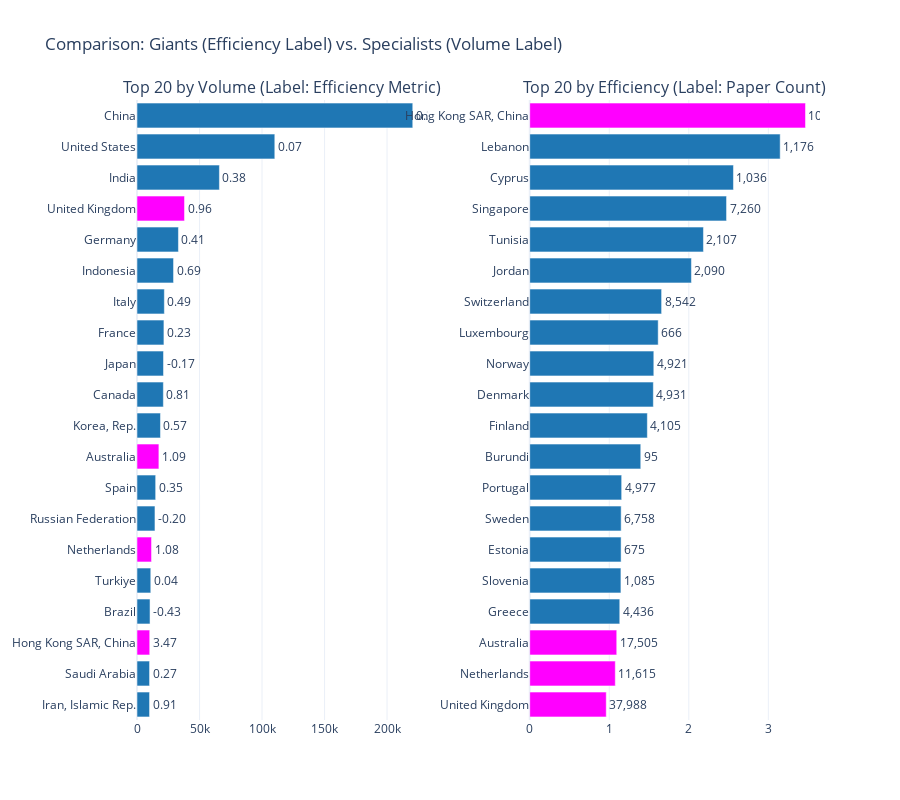

The notebook cell this image was saved under:
### Code cell
# Prepare the Data
# Top 20 by Volume
top_vol = data_api_topics.sort_values(by='AI_paper_count', ascending=False).head(20)
top_vol = top_vol.sort_values(by='AI_paper_count', ascending=True)

# Top 20 by Metric
top_eff = data_api_topics.sort_values(by='research_metric_AI', ascending=False).head(20)
top_eff = top_eff.sort_values(by='research_metric_AI', ascending=True)

# We highlight countries appearing in both lists
overlap_countries = set(top_vol['Country']).intersection(set(top_eff['Country']))
def get_color(country):
    return '#FF00FF' if country in overlap_countries else '#1f77b4'

# Create subplots
fig = make_subplots(
    rows=1, cols=2,
    subplot_titles=("Top 20 by Volume (Label: Efficiency Metric)", "Top 20 by Efficiency (Label: Paper Count)"),
    horizontal_spacing=0.15
)

# LEFT CHART (Volume)
fig.add_trace(
    go.Bar(
        x=top_vol['AI_paper_count'],
        y=top_vol['Country'],
        orientation='h',
        marker_color=[get_color(c) for c in top_vol['Country']],
        text=top_vol['research_metric_AI'],
        texttemplate='%{text:.2f}', 
        textposition='outside',
        name="Volume Bar",
        hovertemplate="<b>%{y}</b><br>Volume: %{x:,.0f}<br>Metric: %{text:.2f}<extra></extra>"
    ),
    row=1, col=1
)

# RIGHT CHART (Efficiency)
fig.add_trace(
    go.Bar(
        x=top_eff['research_metric_AI'],
        y=top_eff['Country'],
        orientation='h',
        marker_color=[get_color(c) for c in top_eff['Country']],
        text=top_eff['AI_paper_count'],
        texttemplate='%{text:,.0f}',
        textposition='outside',
        name="Efficiency Bar",
        hovertemplate="<b>%{y}</b><br>Metric: %{x:.2f}<br>Volume: %{text:,.0f}<extra></extra>"
    ),
    row=1, col=2
)

# Update Layout
fig.update_layout(
    title_text="Artificial Intelligence: Giants (Efficiency Label) vs. Specialists (Volume Label)",
    showlegend=False,
    template="plotly_white",
    height=800,
    xaxis=dict(autorange=True),
    xaxis2=dict(autorange=True)
)

fig.show()

### Figure 1 — Plotly figure (JSON) as saved in the notebook; plotly's stock layout.template omitted (floating-point values rounded to 4 significant figures)
{"data": [{"hovertemplate": "<b>%{y}</b><br>Volume: %{x:,.0f}<br>Metric: %{text:.2f}<extra></extra>", "marker": {"color": ["#1f77b4", "#1f77b4", "#FF00FF", "#1f77b4", "#1f77b4", "#FF00FF", "#1f77b4", "#1f77b4", "#FF00FF", "#1f77b4", "#1f77b4", "#1f77b4", "#1f77b4", "#1f77b4", "#1f77b4", "#1f77b4", "#FF00FF", "#1f77b4", "#1f77b4", "#1f77b4"]}, "name": "Volume Bar", "orientation": "h", "text": [0.9108, 0.2726, 3.467, -0.4297, 0.03812, 1.076, -0.1976, 0.3524, 1.094, 0.5655, 0.8107, -0.1749, 0.2342, 0.4918, 0.6852, 0.4072, 0.9622, 0.3761, 0.07021, 0.2262], "textposition": "outside", "texttemplate": "%{text:.2f}", "type": "bar", "x": [10034, 10047, 10172, 10420, 11025, 11615, 14366, 14926, 17505, 18770, 21091, 21195, 21534, 21877, 29222, 33137, 37988, 65903, 110214, 220554], "xaxis": "x", "y": ["Iran, Islamic Rep.", "Saudi Arabia", "Hong Kong SAR, China", "Brazil", "Turkiye", "Netherlands", "Russian Federation", "Spain", "Australia", "Korea, Rep.", "Canada", "Japan", "France", "Italy", "Indonesia", "Germany", "United Kingdom", "India", "United States", "China"], "yaxis": "y"}, {"hovertemplate": "<b>%{y}</b><br>Metric: %{x:.2f}<br>Volume: %{text:,.0f}<extra></extra>", "marker": {"color": ["#FF00FF", "#FF00FF", "#FF00FF", "#1f77b4", "#1f77b4", "#1f77b4", "#1f77b4", "#1f77b4", "#1f77b4", "#1f77b4", "#1f77b4", "#1f77b4", "#1f77b4", "#1f77b4", "#1f77b4", "#1f77b4", "#1f77b4", "#1f77b4", "#1f77b4", "#FF00FF"]}, "name": "Efficiency Bar", "orientation": "h", "text": [37990.0, 11620.0, 17500.0, 4436.0, 1085.0, 675.0, 6758.0, 4977.0, 95.0, 4105.0, 4931.0, 4921.0, 666.0, 8542.0, 2090.0, 2107.0, 7260.0, 1036.0, 1176.0, 10170.0], "textposition": "outside", "texttemplate": "%{text:,.0f}", "type": "bar", "x": [0.9622, 1.076, 1.094, 1.132, 1.146, 1.149, 1.149, 1.156, 1.396, 1.479, 1.554, 1.56, 1.615, 1.658, 2.033, 2.184, 2.474, 2.561, 3.149, 3.467], "xaxis": "x2", "y": ["United Kingdom", "Netherlands", "Australia", "Greece", "Slovenia", "Estonia", "Sweden", "Portugal", "Burundi", "Finland", "Denmark", "Norway", "Luxembourg", "Switzerland", "Jordan", "Tunisia", "Singapore", "Cyprus", "Lebanon", "Hong Kong SAR, China"], "yaxis": "y2"}], "layout": {"annotations": [{"font": {"size": 16}, "showarrow": false, "text": "Top 20 by Volume (Label: Efficiency Metric)", "x": 0.2125, "xanchor": "center", "xref": "paper", "y": 1, "yanchor": "bottom", "yref": "paper"}, {"font": {"size": 16}, "showarrow": false, "text": "Top 20 by Efficiency (Label: Paper Count)", "x": 0.7875, "xanchor": "center", "xref": "paper", "y": 1, "yanchor": "bottom", "yref": "paper"}], "height": 800, "showlegend": false, "title": {"text": "Comparison: Giants (Efficiency Label) vs. Specialists (Volume Label)"}, "xaxis": {"anchor": "y", "autorange": true, "domain": [0, 0.425]}, "xaxis2": {"anchor": "y2", "autorange": true, "domain": [0.575, 1]}, "yaxis": {"anchor": "x", "domain": [0, 1]}, "yaxis2": {"anchor": "x2", "domain": [0, 1]}}}
